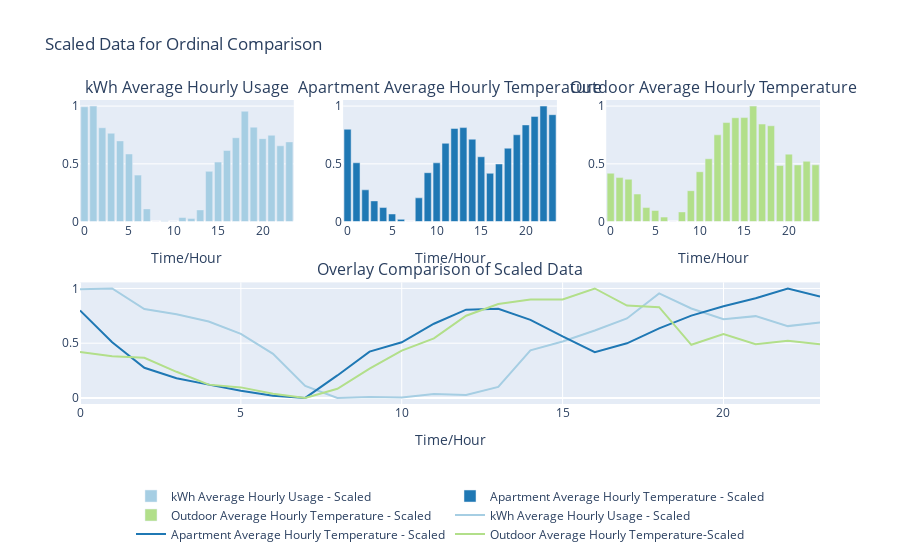

This figure's notebook cell:
### Code cell
# Plotting the scaled data

fig = make_subplots(
    rows=2, cols=3,
    column_widths=[0.3, 0.3, 0.3],
    row_heights=[0.5, 0.5],
    vertical_spacing=0.2,
    specs=[[{}, {}, {}],
           [{"colspan": 3}, None, None]],
    subplot_titles=("kWh Average Hourly Usage", "Apartment Average Hourly Temperature",\
                    "Outdoor Average Hourly Temperature", "Overlay Comparison of Scaled Data"))

fig.add_trace(go.Bar(x=np.arange(0, 24), 
                     y=kwh_y_scaled[:, 0], 
                     marker_color='rgba(166,206,227,1)',
                     name='kWh Average Hourly Usage - Scaled'),
                     row=1, col=1)

fig.add_trace(go.Bar(x=np.arange(0, 24), 
                     y=apt_temps_y_scaled[:,0], 
                     marker_color='rgba(31,120,180,1)',
                     name='Apartment Average Hourly Temperature - Scaled'),
                     row=1, col=2)


fig.add_trace(go.Bar(x=np.arange(0, 24), 
                     y=temp_y_scaled[:,0], 
                     marker_color='rgba(178,223,138,1)',
                     name='Outdoor Average Hourly Temperature - Scaled'),
                     row=1, col=3)


fig.add_trace(go.Scatter(x=np.arange(0, 24), 
                         y=kwh_y_scaled[:, 0], 
                         marker_color='rgba(166,206,227,1)',
                         name='kWh Average Hourly Usage - Scaled'), 
                         row=2, col = 1)

fig.add_trace(go.Scatter(x=np.arange(0, 24), 
                         y=apt_temps_y_scaled[:,0], 
                         marker_color='rgba(31,120,180,1)',
                         name='Apartment Average Hourly Temperature - Scaled'), 
                         row=2, col = 1)

fig.add_trace(go.Scatter(x=np.arange(0, 24), 
                         y=temp_y_scaled[:,0], 
                         marker_color='rgba(178,223,138,1)',
                         name='Outdoor Average Hourly Temperature-Scaled'), 
                         row=2, col = 1)



fig.update_xaxes(title_text="Time/Hour", row=1, col=1)
fig.update_xaxes(title_text="Time/Hour", row=1, col=2)
fig.update_xaxes(title_text="Time/Hour", row=1, col=3)
fig.update_xaxes(title_text="Time/Hour", row=2, col=1)

fig.update_layout(height=750, 
                  legend_orientation="h", 
                  title='Scaled Data for Ordinal Comparison', 
                  legend=dict(x=0.5, y=-0.255, xanchor='center'))

plotly.offline.plot(fig, filename='Scaled Data for Ordinal Comparison.html')
fig.show()

### Figure 1 — Plotly figure (JSON) as saved in the notebook; plotly's stock layout.template omitted (floating-point values rounded to 4 significant figures)
{"data": [{"marker": {"color": "rgba(166,206,227,1)"}, "name": "kWh Average Hourly Usage - Scaled", "type": "bar", "x": [0, 1, 2, 3, 4, 5, 6, 7, 8, 9, 10, 11, 12, 13, 14, 15, 16, 17, 18, 19, 20, 21, 22, 23], "xaxis": "x", "y": [0.9939, 1, 0.8124, 0.765, 0.6986, 0.5854, 0.4025, 0.11, 0, 0.008306, 0.003977, 0.03562, 0.0264, 0.1011, 0.435, 0.5155, 0.6156, 0.7261, 0.9555, 0.8175, 0.7182, 0.7473, 0.6562, 0.6901], "yaxis": "y"}, {"marker": {"color": "rgba(31,120,180,1)"}, "name": "Apartment Average Hourly Temperature - Scaled", "type": "bar", "x": [0, 1, 2, 3, 4, 5, 6, 7, 8, 9, 10, 11, 12, 13, 14, 15, 16, 17, 18, 19, 20, 21, 22, 23], "xaxis": "x2", "y": [0.7993, 0.5092, 0.2751, 0.1792, 0.1216, 0.06604, 0.01956, 0, 0.2055, 0.4233, 0.5087, 0.6779, 0.8064, 0.8137, 0.7134, 0.5614, 0.4183, 0.4988, 0.6354, 0.7517, 0.837, 0.9108, 1, 0.9254], "yaxis": "y2"}, {"marker": {"color": "rgba(178,223,138,1)"}, "name": "Outdoor Average Hourly Temperature - Scaled", "type": "bar", "x": [0, 1, 2, 3, 4, 5, 6, 7, 8, 9, 10, 11, 12, 13, 14, 15, 16, 17, 18, 19, 20, 21, 22, 23], "xaxis": "x3", "y": [0.4188, 0.3811, 0.3671, 0.2387, 0.1214, 0.09632, 0.03909, 0, 0.08376, 0.2677, 0.4316, 0.5438, 0.7509, 0.8573, 0.8991, 0.9004, 1, 0.8444, 0.8294, 0.4853, 0.5841, 0.4906, 0.5221, 0.4914], "yaxis": "y3"}, {"marker": {"color": "rgba(166,206,227,1)"}, "name": "kWh Average Hourly Usage - Scaled", "type": "scatter", "x": [0, 1, 2, 3, 4, 5, 6, 7, 8, 9, 10, 11, 12, 13, 14, 15, 16, 17, 18, 19, 20, 21, 22, 23], "xaxis": "x4", "y": [0.9939, 1, 0.8124, 0.765, 0.6986, 0.5854, 0.4025, 0.11, 0, 0.008306, 0.003977, 0.03562, 0.0264, 0.1011, 0.435, 0.5155, 0.6156, 0.7261, 0.9555, 0.8175, 0.7182, 0.7473, 0.6562, 0.6901], "yaxis": "y4"}, {"marker": {"color": "rgba(31,120,180,1)"}, "name": "Apartment Average Hourly Temperature - Scaled", "type": "scatter", "x": [0, 1, 2, 3, 4, 5, 6, 7, 8, 9, 10, 11, 12, 13, 14, 15, 16, 17, 18, 19, 20, 21, 22, 23], "xaxis": "x4", "y": [0.7993, 0.5092, 0.2751, 0.1792, 0.1216, 0.06604, 0.01956, 0, 0.2055, 0.4233, 0.5087, 0.6779, 0.8064, 0.8137, 0.7134, 0.5614, 0.4183, 0.4988, 0.6354, 0.7517, 0.837, 0.9108, 1, 0.9254], "yaxis": "y4"}, {"marker": {"color": "rgba(178,223,138,1)"}, "name": "Outdoor Average Hourly Temperature-Scaled", "type": "scatter", "x": [0, 1, 2, 3, 4, 5, 6, 7, 8, 9, 10, 11, 12, 13, 14, 15, 16, 17, 18, 19, 20, 21, 22, 23], "xaxis": "x4", "y": [0.4188, 0.3811, 0.3671, 0.2387, 0.1214, 0.09632, 0.03909, 0, 0.08376, 0.2677, 0.4316, 0.5438, 0.7509, 0.8573, 0.8991, 0.9004, 1, 0.8444, 0.8294, 0.4853, 0.5841, 0.4906, 0.5221, 0.4914], "yaxis": "y4"}], "layout": {"annotations": [{"font": {"size": 16}, "showarrow": false, "text": "kWh Average Hourly Usage", "x": 0.1444, "xanchor": "center", "xref": "paper", "y": 1, "yanchor": "bottom", "yref": "paper"}, {"font": {"size": 16}, "showarrow": false, "text": "Apartment Average Hourly Temperature", "x": 0.5, "xanchor": "center", "xref": "paper", "y": 1, "yanchor": "bottom", "yref": "paper"}, {"font": {"size": 16}, "showarrow": false, "text": "Outdoor Average Hourly Temperature", "x": 0.8556, "xanchor": "center", "xref": "paper", "y": 1, "yanchor": "bottom", "yref": "paper"}, {"font": {"size": 16}, "showarrow": false, "text": "Overlay Comparison of Scaled Data", "x": 0.5, "xanchor": "center", "xref": "paper", "y": 0.4, "yanchor": "bottom", "yref": "paper"}], "autosize": true, "legend": {"orientation": "h", "x": 0.5, "xanchor": "center", "y": -0.255}, "title": {"text": "Scaled Data for Ordinal Comparison"}, "xaxis": {"anchor": "y", "autorange": true, "domain": [0, 0.2889], "range": [-0.5, 23.5], "title": {"text": "Time/Hour"}, "type": "linear"}, "xaxis2": {"anchor": "y2", "autorange": true, "domain": [0.3556, 0.6444], "range": [-0.5, 23.5], "title": {"text": "Time/Hour"}, "type": "linear"}, "xaxis3": {"anchor": "y3", "autorange": true, "domain": [0.7111, 1], "range": [-0.5, 23.5], "title": {"text": "Time/Hour"}, "type": "linear"}, "xaxis4": {"anchor": "y4", "autorange": true, "domain": [0, 1], "range": [0, 23], "title": {"text": "Time/Hour"}, "type": "linear"}, "yaxis": {"anchor": "x", "autorange": true, "domain": [0.6, 1], "range": [0, 1.053], "type": "linear"}, "yaxis2": {"anchor": "x2", "autorange": true, "domain": [0.6, 1], "range": [0, 1.053], "type": "linear"}, "yaxis3": {"anchor": "x3", "autorange": true, "domain": [0.6, 1], "range": [0, 1.053], "type": "linear"}, "yaxis4": {"anchor": "x4", "autorange": true, "domain": [0, 0.4], "range": [-0.05556, 1.056], "type": "linear"}}}
